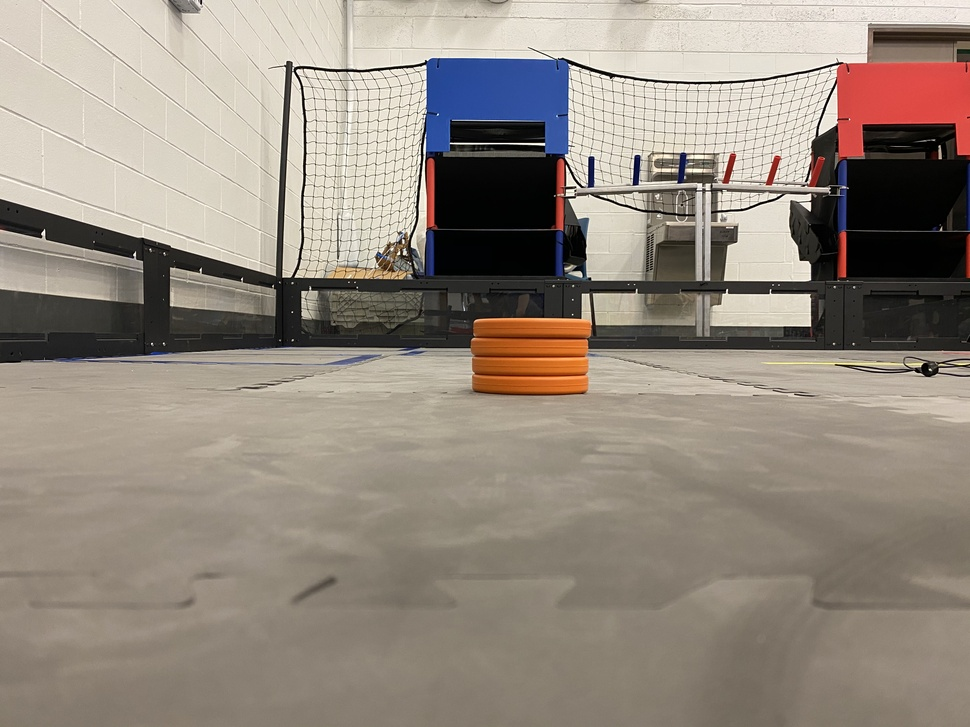
#> input picture src/assets/straightFourStack.jpeg, 970 x 727 px, shrunk from 4032 x 3024 before the run, found by its file name
$ python RingStackHSV.py
#> lines starting #> are read from the running program, lines starting #| are printed output that depends on the picture; after the words box and inside, x2 and y2 are one past the last pixel; in counts of white or black regions, pixels touching at a corner belong together
import cv2


# noinspection PyMethodMayBeStatic
class RingStack:
    def __init__(self, path):
        print("Processing Image")
        self.getRings(path)

    def getRings(self, path):
        originalPic = cv2.imread(path)
#> originalPic is the input picture: shape (727, 970, 3); mean B, G, R 127.1, 138.1, 148.4
        croppedImage = originalPic[int(0.35 * originalPic.shape[0]):int(0.7 * originalPic.shape[0]),
                       int(0.35 * originalPic.shape[1]):int(0.7 * originalPic.shape[1])]
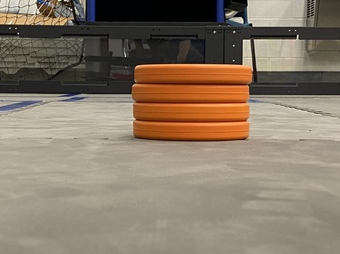
#> croppedImage: shape (254, 340, 3); mean B, G, R 104.4, 121.2, 136.2

        lowerBound = (7, 129, 136)  # (26, 53, 98)  # lighter orange
        upperBound = (15, 255, 255)  # darker orange
        croppedImageHSV = cv2.cvtColor(croppedImage, cv2.COLOR_BGR2HSV)
#> croppedImageHSV: shape (254, 340, 3); mean H, S, V 24.7, 61.1, 136.8
        colorMask = cv2.inRange(croppedImageHSV, lowerBound, upperBound)
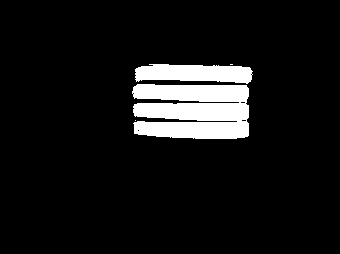
#> colorMask: shape (254, 340); 8.5% white; 4 white regions (2 under 20 px), largest, box (x1, y1, x2, y2) and area: (132, 84, 249, 139) 5555, (135, 64, 253, 84) 1813
        result = cv2.bitwise_and(croppedImage, croppedImage, mask=colorMask)
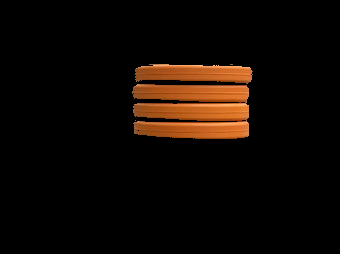
#> result: shape (254, 340, 3); mean B, G, R 3.3, 8.5, 16.2
        result = cv2.GaussianBlur(result, (5, 5), cv2.BORDER_DEFAULT)
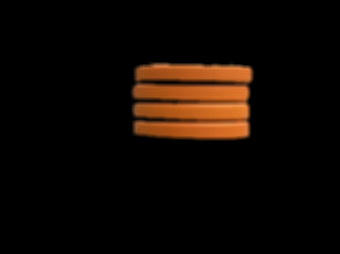
#> result: shape (254, 340, 3); mean B, G, R 3.3, 8.5, 16.2
        result = cv2.bilateralFilter(result, 10, 150, 150)
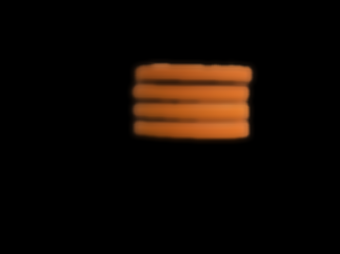
#> result: shape (254, 340, 3); mean B, G, R 3.3, 8.5, 16.3
        cv2.imshow("Mask", result)
        cv2.waitKey(0)
        cv2.destroyAllWindows()


if __name__ == '__main__':
    ringStack = RingStack("/home/tinku/Desktop/UltimateGoalCV/src/assets/straightFourStack.jpeg")
